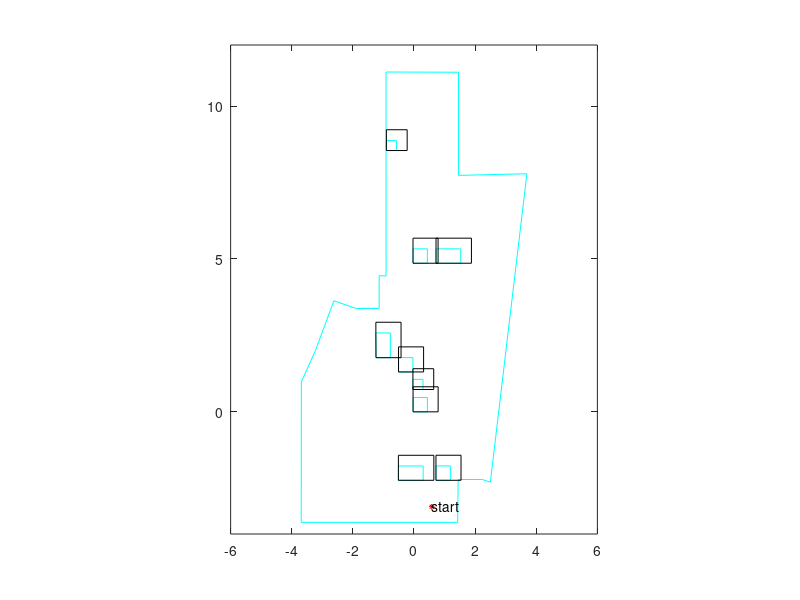

Reproduce this figure in MATLAB. (Note: this script raises an error after producing the figure.)
function hw4_test()
    global coordinates
    global dimension
    global n_total_vertices
    global start_point
    global goal_point
    global E_obstacles
    global figHandle
    global wall
    global xG
    global yG
    global dimG
    
    global vertex_list_x
    global vertex_list_y
    
    E_obstacles = [];
    n_total_vertices = 0;
    fileID = fopen('hw4_world_and_obstacles_convex.txt','r');
    formatSpec = '%f';
    coor_list = fscanf(fileID,formatSpec);
    N = coor_list(1)-1;
    idx = 2;
    dimension = zeros(1, N)
    coordinates = zeros(20, 2*N);
    
    % plot
    figHandle = figure;
    
    % store wall vertices somewhere else
    wall = [] 
    m = coor_list(idx);
    idx = idx + 1;
    for i = 1:m
        wall = [wall; [coor_list(idx), coor_list(idx+1)]];
        idx = idx + 2;
    end
    
    for n = 1:N
        m = coor_list(idx);
        dimension(n) = m;
        for i = 1:m
            idx = idx + 1;
            coordinates(i, 1 + (n-1)*2) = coor_list(idx);
            
            idx = idx + 1;
            coordinates(i, 2 * n) = coor_list(idx);
            
            n_total_vertices = n_total_vertices + 1;
        end
        plot(coordinates(1:m, 1 + (n-1)*2), coordinates(1:m, 2 * n), 'c');
        hold on;
        plot([coordinates(1, 1 + (n-1)*2), coordinates(m, 1 + (n-1)*2)],...
            [coordinates(1, 2 * n), coordinates(m, 2 * n)], 'c');
        hold on;
        idx = idx + 1;
    end
    
    % wall
    x = wall(:, 1);
    y = wall(:, 2);
    plot(x,y,'c');
    hold on;
    plot([wall(end, 1), wall(1, 1)], [wall(end, 2), wall(1, 2)], 'c');
    hold on;
%     axis([-6 6 -4 12]);
    axis equal;

 
    figure(figHandle);

    % grow obstacles
    M = N;
    obs_dim = dimension(1:end);
    obs = coordinates(1:end,1:end);
    robot = [0,0;-0.35,0;-0.35,-0.35;0,-0.35];
    [Gobs,Gdim] = Obj_grow(obs,M,obs_dim,robot);
    for i = 1:M
        x = Gobs(1:Gdim(i),2*i-1);
        y = Gobs(1:Gdim(i),2*i);
        k{i} = convhull(x,y);
        coor_x{i} = x(k{i});
        coor_y{i} = y(k{i});
        [xG{i},yG{i},dimG(i)] = removeP(coor_x{i},coor_y{i});
        plot(xG{i},yG{i},'k')
        hold on;
        plot([xG{i}(end), xG{i}(1)], [yG{i}(end), yG{i}(1)], 'k');
        hold on;        
    end
    axis([-6 6 -4 12]);
    axis equal;
     

    % add in start and goal
    fileID = fopen('hw4_start_goal.txt','r');
    formatSpec = '%f';
    start_end = fscanf(fileID,formatSpec);
    start_point = [start_end(1), start_end(2)];
    goal_point = [start_end(3), start_end(4)];
    plot(start_point(1), start_point(2),'*', 'MarkerEdgeColor','r', 'MarkerSize', 4);
    txt = text(start_point(1), start_point(2),'start');
    txt.VerticalAlignment = 'top';
    hold on;
    plot(goal_point(1), goal_point(2), '*', 'MarkerEdgeColor','b', 'MarkerSize', 4);
    txt = text(goal_point(1), goal_point(2),'goal');
    txt.VerticalAlignment = 'top';
    axis equal;
%     axis([-6 6 -4 12]);
    camroll(90)
    
    % compute visibility graph
    [grown_vertex_n, V_graph] = build_vgraph();
    
    % shortest path
    path = dijkstra(V_graph, [grown_vertex_n + 1, grown_vertex_n + 2]);
    
    for p = 2:length(path)
        i = path(p-1);
        j = path(p);
        plot([vertex_list_x(i), vertex_list_x(j)],...
             [vertex_list_y(i), vertex_list_y(j)],'r');
    end
    
    
end

% N is the number of obstacle,obs_dim is array contains the dimension of
% each obstacle; obs and rob are vertices matrix
function [Gobs,Gdim] = Obj_grow(obs,N,obs_dim,rob)
% The vertice with coordinate (0,0) is the reference point
    rob_dim = length(rob);
    Gdim = obs_dim;
    Gobs = obs;
    rob = -rob;         % Flip
    for i = 1:N
        row = obs_dim(i)+1;
        for j = 1:obs_dim(i)
            for k = 2:rob_dim
                Gobs(row,2*i-1) = Gobs(j,2*i-1) + rob(k,1);
                Gobs(row,2*i) = Gobs(j,2*i) + rob(k,2);
                row = row+1;
                Gdim(i) = Gdim(i)+1;
            end
        end
    end
end

function [Rx,Ry,j] = removeP(x,y)
    dim = length(x);
    j = 1;
 %   Rx(1) = x(1); Ry(1) = y(1);
    vec_SS = [x(2)-x(1),y(2)-y(1)];
    vec_S = vec_SS;
    S = 1;
    for i = 2:dim
        vec = [x(i)-x(S),y(i)-y(S)];
        cosin = dot(vec,vec_S)/(norm(vec)*norm(vec_S));
        if(cosin == 1)
            continue;
        else
            Rx(j) = x(i-1);
            Ry(j) = y(i-1);
            j = j+1;
            S = i-1;
            vec_S = [x(i)-x(S),y(i)-y(S)];
        end
    end
    cosin = dot(vec_S,vec_SS)/(norm(vec_S)*norm(vec_SS));
    if cosin ~= 1
        Rx(j) = x(1);Ry(j) = y(1);
        j = j+1;
    end
    j = j-1;    
end

function [grown_vertex_n, V_graph] = build_vgraph()
    global dimension
    global vertex_list_x
    global vertex_list_y
    global n_total_vertices
    global E_map
    global start_point
    global goal_point
    global E_obstacles
    global figHandle
    global wall
    global xG
    global yG
    
    % pre-computations
     
    N = length(dimension);
    vertex_list_x = [];
    vertex_list_y = [];
    
    E_map = zeros(n_total_vertices + 2 + size(wall, 1), n_total_vertices + 2 + size(wall, 1));
    
    idx = 0;
    for i = 1:N
        cx = xG{i};
        cy = yG{i};
        d = length(cx);

        vertex_list_x = [vertex_list_x, cx];
        vertex_list_y = [vertex_list_y, cy];
        for j = 1 : d - 1
            for k = j+1 : d
                E_map(idx + j, idx + k) = 1;
                E_map(idx + k, idx + j) = 1;
                E_obstacles = [E_obstacles; [idx + j, idx + k]];
            end
        end
        idx = idx + d;
    end
    
    % number of vertices that belong to obstacles
    grown_vertex_n = idx;
    
    % put start and goal points right behind obstacle points
    vertex_list_x = [vertex_list_x, start_point(1), goal_point(1)];
    vertex_list_y = [vertex_list_y, start_point(2), goal_point(2)];
    idx = idx + 2;
    
    % last, put in wall vertices
    d = size(wall, 1);
    idx = idx + 1;
    for i = 1:d
        vertex_list_x = [vertex_list_x, wall(i, 1)];
        vertex_list_y = [vertex_list_y, wall(i, 2)];
        if i > 1
            E_map(idx, idx - 1) = 1;
            E_map(idx - 1, idx) = 1;
            E_obstacles = [E_obstacles; [idx, idx - 1]];
        end
        idx = idx + 1;       
    end
    E_map(idx - 1, idx - d) = 1;
    E_map(idx - d, idx - 1) = 1;
    E_obstacles = [E_obstacles; [idx - 1, idx - d]];
    
    
    % initialize v graph
    V_graph = zeros(grown_vertex_n + 2, grown_vertex_n + 2);
    
    % if edge(i, j) doesn't intersect with obstacles, add edge(i, j) to
    % v_graph
    figure(figHandle);
    for i = 1 : grown_vertex_n + 2
       for j = i + 1 : grown_vertex_n + 2
           add = true;
           for k = 1:size(E_obstacles, 1)
               point1 = [vertex_list_x(E_obstacles(k, 1)), vertex_list_y(E_obstacles(k, 1))];
               point2 = [vertex_list_x(E_obstacles(k, 2)), vertex_list_y(E_obstacles(k, 2))];
               % has intersection
               if isIntersect([point1; point2], ...
                       [vertex_list_x(i), vertex_list_y(i);...
                        vertex_list_x(j), vertex_list_y(j)]) == true
                  add = false;
                  break;
               end              
           end
           if add
               V_graph(i, j) = norm([vertex_list_x(i)-vertex_list_x(j), ...
                                    vertex_list_y(i)-vertex_list_y(j)]);
               V_graph(j, i) = V_graph(i, j);
               plot([vertex_list_x(i), vertex_list_x(j)],...
                   [vertex_list_y(i), vertex_list_y(j)],...
                   'b');
               hold on;
           end
           
       end
    end
    
end
